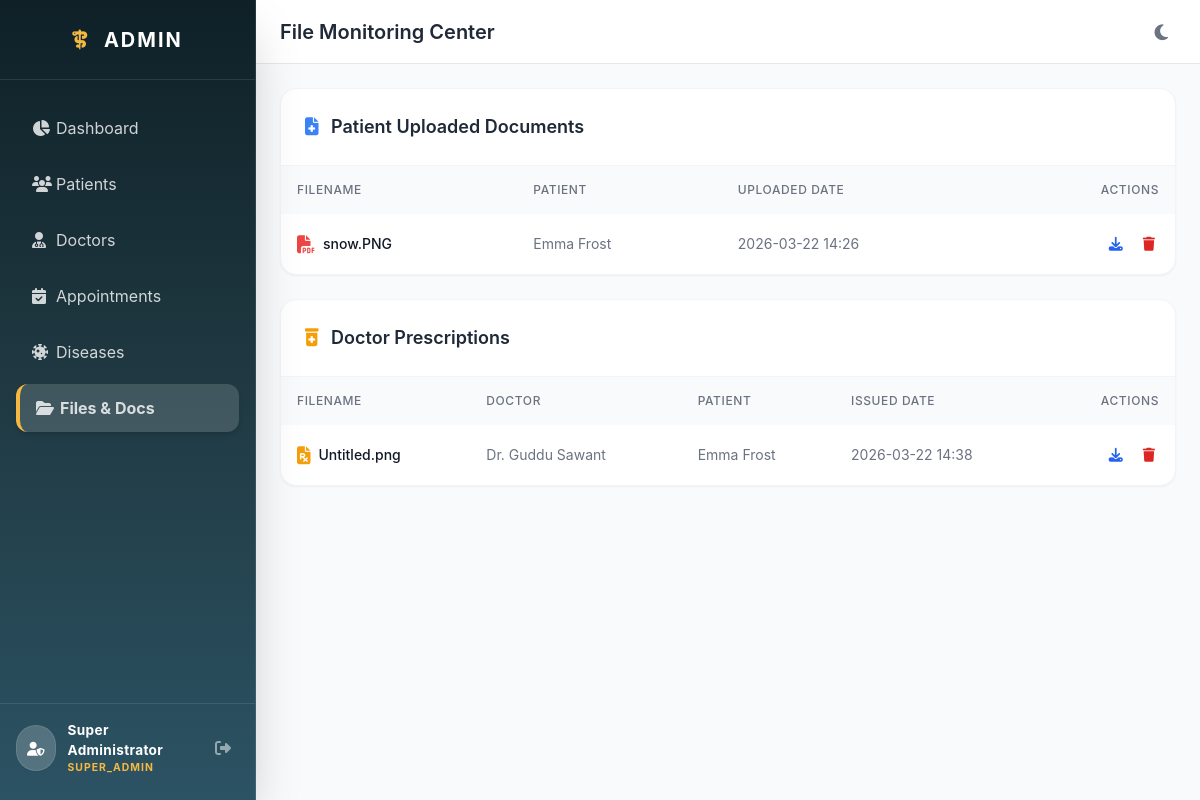
The page /admin/files (signed in) on the database its author committed.
### app/models.py (models this page shows, shortened)
class Admin(db.Model, UserMixin):
    __tablename__ = 'admins'
    id = db.Column(db.Integer, primary_key=True)
    name = db.Column(db.String(100), nullable=False)
    email = db.Column(db.String(120), unique=True, nullable=False)
    password = db.Column(db.String(200), nullable=False)
    role = db.Column(db.String(50), nullable=False, default='super_admin') # 'super_admin' or 'staff_admin'
    profile_image = db.Column(db.String(255), nullable=True)
    created_at = db.Column(db.DateTime, default=datetime.utcnow)

class Document(db.Model):
    __tablename__ = 'documents'
    id = db.Column(db.Integer, primary_key=True)
    filename = db.Column(db.String(255), nullable=False)
    file_path = db.Column(db.String(255), nullable=False)
    patient_id = db.Column(db.Integer, db.ForeignKey('patients.id'), nullable=False)
    upload_date = db.Column(db.DateTime, default=datetime.utcnow)

class User(db.Model, UserMixin):
    __tablename__ = 'users'
    id = db.Column(db.Integer, primary_key=True)
    name = db.Column(db.String(100), nullable=False)
    email = db.Column(db.String(120), unique=True, nullable=False)
    password = db.Column(db.String(200), nullable=False)
    role = db.Column(db.String(20), nullable=False, default='patient') # 'admin', 'doctor', 'patient'
    profile_picture = db.Column(db.String(255), nullable=True)
    doctor_profile = db.relationship('Doctor', backref='user', uselist=False, cascade="all, delete-orphan")
    patient_profile = db.relationship('Patient', backref='user', uselist=False, cascade="all, delete-orphan")

class Prescription(db.Model):
    __tablename__ = 'prescriptions'
    id = db.Column(db.Integer, primary_key=True)
    filename = db.Column(db.String(255), nullable=False)
    file_path = db.Column(db.String(255), nullable=False)
    doctor_id = db.Column(db.Integer, db.ForeignKey('doctors.id'), nullable=False)
    patient_id = db.Column(db.Integer, db.ForeignKey('patients.id'), nullable=False)
    disease_id = db.Column(db.Integer, db.ForeignKey('diseases.id'), nullable=True)
    notes = db.Column(db.Text, nullable=True)
    created_at = db.Column(db.DateTime, default=datetime.utcnow)
    disease = db.relationship('Disease', backref='prescriptions')

### app/routes/admin.py (the view)
@admin_bp.route('/files')
@login_required
@admin_required
def files():
    documents = Document.query.all()
    prescriptions = Prescription.query.all()
    return render_template('admin/files.html', documents=documents, prescriptions=prescriptions)

### app/models.py (called while the page is built)
@login_manager.user_loader
def load_user(user_id):
    if user_id.startswith('admin_'):
        return Admin.query.get(int(user_id.split('_')[1]))
    elif user_id.startswith('user_'):
        return User.query.get(int(user_id.split('_')[1]))
    else:
        return User.query.get(int(user_id))

### app/routes/admin.py (called while the page is built)
def admin_required(f):
    @wraps(f)
    def decorated_function(*args, **kwargs):
        if not current_user.is_authenticated or session.get('role') != 'admin':
            flash('Access Denied: You must be an administrator to view this page.', 'danger')
            return redirect(url_for('auth.login'))
        return f(*args, **kwargs)
    return decorated_function

### app/templates/admin/files.html
{% extends 'admin/layout.html' %}
{% block header_title %}File Monitoring Center{% endblock %}
{% block content %}
<div class="space-y-6">
    <div class="bg-white dark:bg-gray-800 rounded-2xl shadow-sm border border-gray-100 dark:border-gray-700 overflow-hidden">
        <div class="p-6 border-b border-gray-100 dark:border-gray-700">
            <h3 class="text-lg font-semibold text-gray-800 dark:text-white"><i class="fa-solid fa-file-medical text-blue-500 mr-2"></i> Patient Uploaded Documents</h3>
        </div>
        <div class="overflow-x-auto">
            <table class="w-full text-left border-collapse">
                <thead>
                    <tr class="bg-gray-50 dark:bg-gray-700/50 text-gray-500 dark:text-gray-400 text-xs uppercase tracking-wider">
                        <th class="p-4 font-medium">Filename</th>
                        <th class="p-4 font-medium">Patient</th>
                        <th class="p-4 font-medium">Uploaded Date</th>
                        <th class="p-4 font-medium text-right">Actions</th>
                    </tr>
                </thead>
                <tbody class="divide-y divide-gray-100 dark:divide-gray-700">
                    {% for doc in documents %}
                    <tr class="hover:bg-gray-50 dark:hover:bg-gray-700/50 transition-colors">
                        <td class="p-4 text-sm font-medium text-gray-900 dark:text-white flex items-center gap-2">
                            <i class="fa-solid fa-file-pdf text-red-500 text-lg"></i>
                            {{ doc.filename }}
                        </td>
                        <td class="p-4 text-sm text-gray-500 dark:text-gray-400">{{ doc.patient.user.name }}</td>
                        <td class="p-4 text-sm text-gray-500 dark:text-gray-400">
                            {{ doc.upload_date.strftime('%Y-%m-%d %H:%M') if doc.upload_date else 'Unknown' }}
                        </td>
                        <td class="p-4 text-sm text-right space-x-2">
                            <a href="{{ url_for('auth.serve_upload', filename=doc.file_path) }}" target="_blank" class="text-blue-600 hover:text-blue-900 dark:text-blue-500 dark:hover:text-blue-400 p-1 inline-block" title="View/Download">
                                <i class="fa-solid fa-download"></i>
                            </a>
                            <form action="{{ url_for('admin.delete_doc', doc_id=doc.id) }}" method="POST" class="inline" onsubmit="return confirm('Delete this document?');">
                                <button type="submit" class="text-red-600 hover:text-red-900 dark:text-red-500 dark:hover:text-red-400 transition-colors p-1" title="Delete">
                                    <i class="fa-solid fa-trash"></i>
                                </button>
                            </form>
                        </td>
                    </tr>
                    {% else %}
                    <tr>
                        <td colspan="4" class="p-8 text-center text-gray-500 dark:text-gray-400">No documents uploaded by patients yet.</td>
                    </tr>
                    {% endfor %}
                </tbody>
            </table>
        </div>
    </div>
    <div class="bg-white dark:bg-gray-800 rounded-2xl shadow-sm border border-gray-100 dark:border-gray-700 overflow-hidden">
        <div class="p-6 border-b border-gray-100 dark:border-gray-700">
            <h3 class="text-lg font-semibold text-gray-800 dark:text-white"><i class="fa-solid fa-prescription-bottle-medical text-amber-500 mr-2"></i> Doctor Prescriptions</h3>
        </div>
        <div class="overflow-x-auto">
            <table class="w-full text-left border-collapse">
                <thead>
                    <tr class="bg-gray-50 dark:bg-gray-700/50 text-gray-500 dark:text-gray-400 text-xs uppercase tracking-wider">
                        <th class="p-4 font-medium">Filename</th>
                        <th class="p-4 font-medium">Doctor</th>
                        <th class="p-4 font-medium">Patient</th>
                        <th class="p-4 font-medium">Issued Date</th>
                        <th class="p-4 font-medium text-right">Actions</th>
                    </tr>
                </thead>
                <tbody class="divide-y divide-gray-100 dark:divide-gray-700">
                    {% for presc in prescriptions %}
                    <tr class="hover:bg-gray-50 dark:hover:bg-gray-700/50 transition-colors">
                        <td class="p-4 text-sm font-medium text-gray-900 dark:text-white flex items-center gap-2">
                            <i class="fa-solid fa-file-prescription text-amber-500 text-lg"></i>
                            {{ presc.filename }}
                        </td>
                        <td class="p-4 text-sm text-gray-500 dark:text-gray-400">Dr. {{ presc.doctor.user.name }}</td>
                        <td class="p-4 text-sm text-gray-500 dark:text-gray-400">{{ presc.patient.user.name }}</td>
                        <td class="p-4 text-sm text-gray-500 dark:text-gray-400">
                            {{ presc.created_at.strftime('%Y-%m-%d %H:%M') if presc.created_at else 'Unknown' }}
                        </td>
                        <td class="p-4 text-sm text-right space-x-2">
                            <a href="{{ url_for('auth.serve_upload', filename=presc.file_path) }}" target="_blank" class="text-blue-600 hover:text-blue-900 dark:text-blue-500 dark:hover:text-blue-400 p-1 inline-block" title="View/Download">
                                <i class="fa-solid fa-download"></i>
                            </a>
                            <form action="{{ url_for('admin.delete_presc', presc_id=presc.id) }}" method="POST" class="inline" onsubmit="return confirm('Delete this prescription?');">
                                <button type="submit" class="text-red-600 hover:text-red-900 dark:text-red-500 dark:hover:text-red-400 transition-colors p-1" title="Delete">
                                    <i class="fa-solid fa-trash"></i>
                                </button>
                            </form>
                        </td>
                    </tr>
                    {% else %}
                    <tr>
                        <td colspan="5" class="p-8 text-center text-gray-500 dark:text-gray-400">No prescriptions issued yet.</td>
                    </tr>
                    {% endfor %}
                </tbody>
            </table>
        </div>
    </div>
</div>
{% endblock %}

### app/templates/admin/layout.html (shortened to what this page needs)
<!DOCTYPE html>
<html lang="en" class="light">
<head>
    <script src="https://cdn.tailwindcss.com"></script>
    <link rel="stylesheet" href="https://cdnjs.cloudflare.com/ajax/libs/font-awesome/6.4.0/css/all.min.css">
</head>
<body class="bg-gray-50 text-gray-900 font-sans antialiased overflow-x-hidden transition-colors duration-200">
    {% if current_user.is_authenticated and current_user.__class__.__name__ == 'Admin' %}
    <div class="flex h-screen bg-gray-50 dark:bg-gray-900">
        <aside class="w-64 bg-gradient-to-b from-primary-dark via-primary to-primary-light border-r border-white/10 flex flex-col transition-colors z-20 shadow-2xl">
            <div class="h-20 flex items-center justify-center border-b border-white/10">
                <h1 class="text-xl font-bold text-white tracking-widest uppercase">
                    <i class="fa-solid fa-staff-snake text-accent mr-2"></i> Admin
                </h1>
            </div>
            <nav class="flex-1 px-4 py-6 space-y-2 overflow-y-auto">
                <a href="{{ url_for('admin.dashboard') }}" class="flex items-center px-4 py-3 text-white/80 hover:bg-white/10 hover:text-white rounded-xl transition-all ">
                    <i class="fa-solid fa-chart-pie w-6"></i> Dashboard
                </a>
                <a href="{{ url_for('admin.patients') }}" class="flex items-center px-4 py-3 text-white/80 hover:bg-white/10 hover:text-white rounded-xl transition-all ">
                    <i class="fa-solid fa-users w-6"></i> Patients
                </a>
                <a href="{{ url_for('admin.doctors') }}" class="flex items-center px-4 py-3 text-white/80 hover:bg-white/10 hover:text-white rounded-xl transition-all ">
                    <i class="fa-solid fa-user-doctor w-6"></i> Doctors
                </a>
                <a href="{{ url_for('admin.appointments') }}" class="flex items-center px-4 py-3 text-white/80 hover:bg-white/10 hover:text-white rounded-xl transition-all ">
                    <i class="fa-solid fa-calendar-check w-6"></i> Appointments
                </a>
                <a href="{{ url_for('admin.diseases') }}" class="flex items-center px-4 py-3 text-white/80 hover:bg-white/10 hover:text-white rounded-xl transition-all ">
                    <i class="fa-solid fa-virus-covid w-6"></i> Diseases
                </a>
                <a href="{{ url_for('admin.files') }}" class="flex items-center px-4 py-3 text-white/80 hover:bg-white/10 hover:text-white rounded-xl transition-all {% if request.endpoint == 'admin.files' %}bg-white/15 text-white font-bold border-l-4 border-accent shadow-md{% endif %}">
                    <i class="fa-solid fa-folder-open w-6"></i> Files & Docs
                </a>
            </nav>
            <div class="px-4 py-4 border-t border-white/10 flex justify-between items-center mb-2">
                <div class="flex items-center gap-3">
                    <div class="bg-white/20 text-white p-2.5 rounded-full backdrop-blur-md shadow-sm border border-white/10">
                        <i class="fa-solid fa-user-shield text-sm"></i>
                    </div>
                    <div>
                        <p class="text-[0.85rem] font-bold text-white tracking-wide">{{ current_user.name }}</p>
                        <p class="text-[0.65rem] font-bold text-accent uppercase tracking-widest">{{ current_user.role }}</p>
                    </div>
                </div>
                <a href="{{ url_for('admin.logout') }}" class="text-white/50 hover:text-red-400 transition-colors p-2" title="Logout">
                    <i class="fa-solid fa-right-from-bracket"></i>
                </a>
            </div>
        </aside>
        <div class="flex-1 flex flex-col h-screen overflow-hidden">
            <header class="h-16 bg-white dark:bg-gray-800 border-b border-gray-200 dark:border-gray-700 flex items-center justify-between px-6 z-10">
                <div class="flex items-center">
                    <h2 class="text-xl font-semibold text-gray-800 dark:text-white ml-2 md:ml-0">
                        {% block header_title %}Admin Control Panel{% endblock %}
                    </h2>
                </div>
                <div class="flex items-center space-x-4">
                    <button id="themeToggle" class="text-gray-500 dark:text-yellow-400 hover:text-gray-700 dark:hover:text-yellow-300 p-2 rounded-full hover:bg-gray-100 dark:hover:bg-gray-700 transition">
                        <i class="fa-solid fa-moon text-lg" id="themeIcon"></i>
                    </button>
                </div>
            </header>
            <main class="flex-1 overflow-x-hidden overflow-y-auto bg-gray-50 dark:bg-gray-900 p-6">
                {% block content %}{% endblock %}
            </main>
        </div>
    </div>
    {% else %}
        {% block login_content %}{% endblock %}
    {% endif %}
</body>
</html>

### app/templates/admin/layout.html (style rules this page uses)
aside, main { transition: all 0.3s ease-in-out; }

### rows shown on the page
Admin: name "Super Administrator", role "SUPER_ADMIN"
Document: filename "snow.PNG", patient.user.name "Emma Frost", upload_date "2026-03-22 14:26"
Prescription: filename "Untitled.png", doctor.user.name "Guddu Sawant", patient.user.name "Emma Frost", created_at "2026-03-22 14:38"
